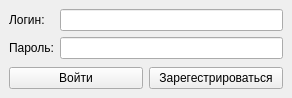
<?xml version="1.0" encoding="UTF-8"?>
<ui version="4.0">
 <class>Authorization</class>
 <widget class="QMainWindow" name="Authorization">
  <property name="geometry">
   <rect>
    <x>0</x>
    <y>0</y>
    <width>292</width>
    <height>98</height>
   </rect>
  </property>
  <property name="windowTitle">
   <string>MainWindow</string>
  </property>
  <widget class="QWidget" name="central_widget">
   <layout class="QGridLayout" name="gridLayout_2">
    <item row="0" column="0">
     <layout class="QGridLayout" name="gridLayout">
      <item row="0" column="0">
       <widget class="QLabel" name="label_login">
        <property name="text">
         <string>Логин:</string>
        </property>
       </widget>
      </item>
      <item row="1" column="0">
       <widget class="QLabel" name="label_password">
        <property name="text">
         <string>Пароль:</string>
        </property>
       </widget>
      </item>
      <item row="0" column="1">
       <widget class="QLineEdit" name="lineEdit_login"/>
      </item>
      <item row="1" column="1">
       <widget class="QLineEdit" name="lineEdit_password"/>
      </item>
      <item row="2" column="0" colspan="2">
       <layout class="QHBoxLayout" name="buttons_container">
        <item alignment="Qt::AlignBottom">
         <widget class="QPushButton" name="btn_login">
          <property name="text">
           <string>Войти</string>
          </property>
         </widget>
        </item>
        <item alignment="Qt::AlignBottom">
         <widget class="QPushButton" name="btn_reg">
          <property name="text">
           <string>Зарегестрироваться</string>
          </property>
         </widget>
        </item>
       </layout>
      </item>
     </layout>
    </item>
   </layout>
  </widget>
 </widget>
 <resources/>
 <connections/>
</ui>
